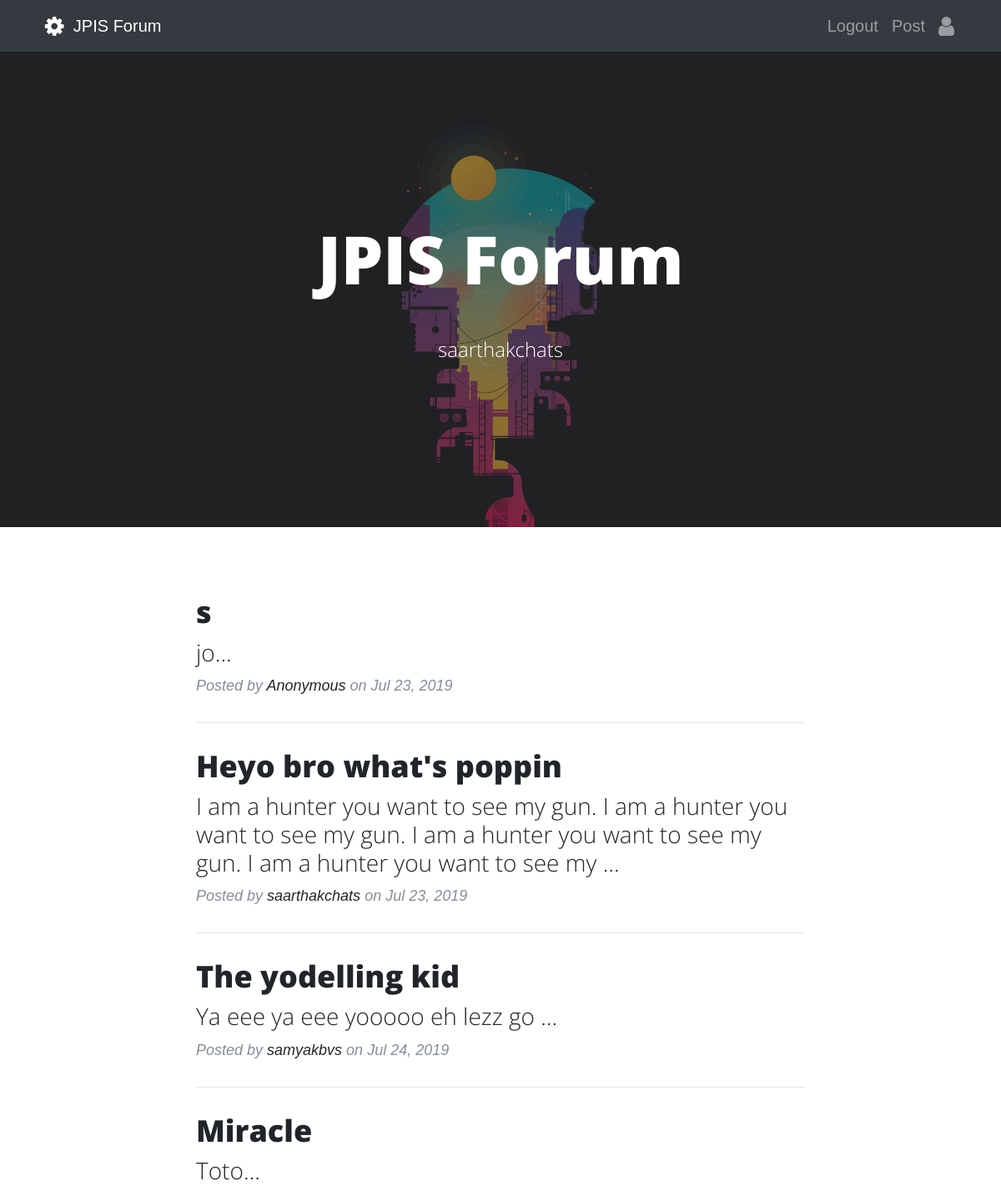
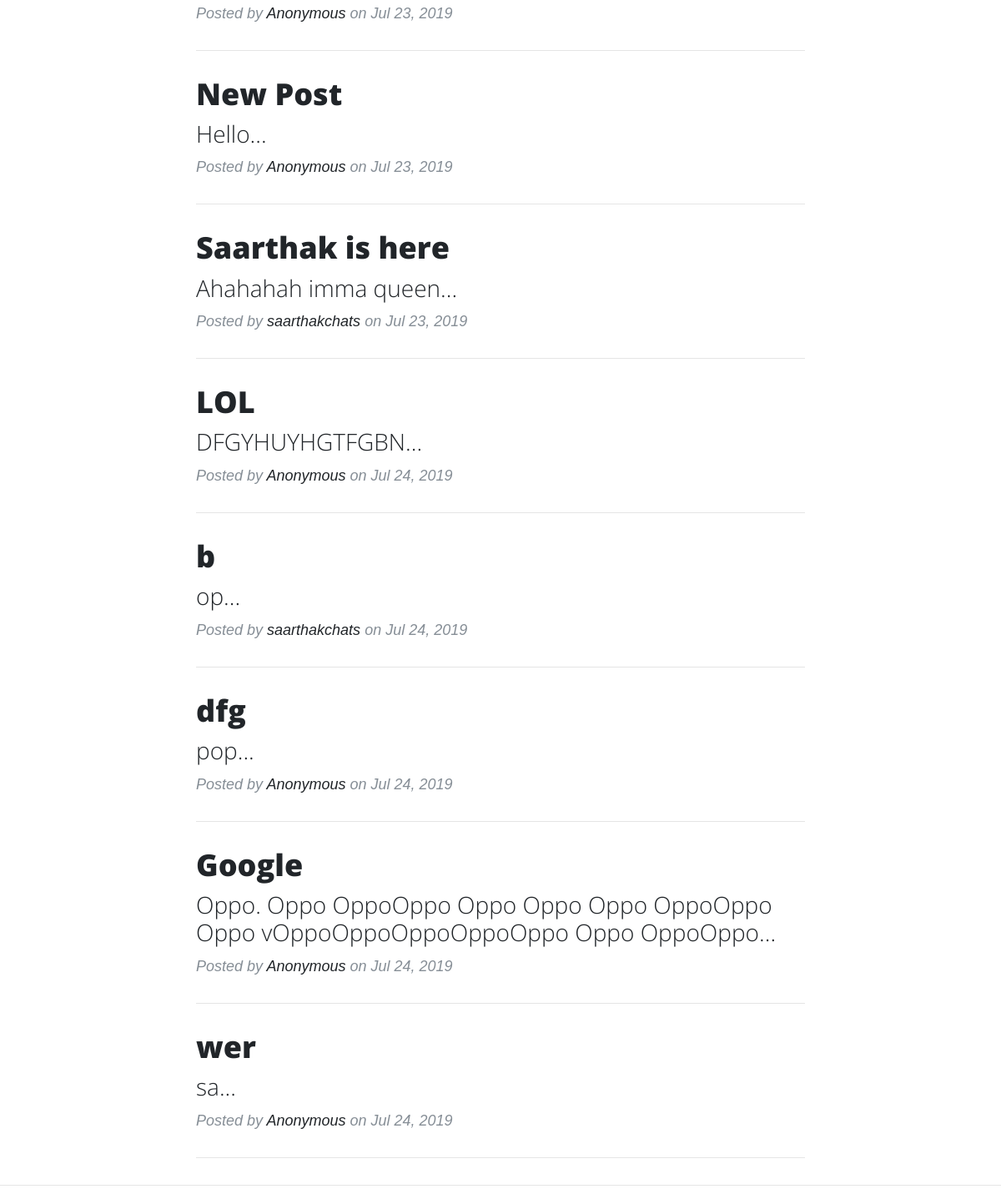
Screenshot of / (signed in) with the database file from the repository (2 pictures, top to bottom).
### posts/models.py (models this page shows, shortened)
class Post(models.Model):
    title = models.CharField(max_length=200)
    body = models.TextField()
    votes_total = models.IntegerField(default=0)
    pubdate = models.DateTimeField()
    hunter = models.ForeignKey(User, on_delete=models.CASCADE)
    anonymous = models.BooleanField(default=False)
    upvoted_users = models.TextField(default='')
    post_approved = models.BooleanField(default=False)
    def preview(self):
        return self.body[:150]
    def pretty_date(self):
        return self.pubdate.strftime('%b %e, %Y')

### posts/views.py (the view, shortened to what this page needs)
# urls.py: path('', posts.views.home, name='home'),
def home(request):
    if request.user.is_authenticated:
        if request.user.is_staff:
            posts = Post.objects.all().order_by('-votes_total')
            return render(request, 'posts/home.html', {'posts': posts})
    else:
        return render(request, 'posts/landing.html')

### posts/templates/posts/home.html (shortened to what this page needs)
{% load staticfiles %}
<!DOCTYPE html>
<html lang="en">
<head>
  <link rel="stylesheet" href="https://stackpath.bootstrapcdn.com/bootstrap/4.3.1/css/bootstrap.min.css">
  <link href="vendor/fontawesome-free/css/all.min.css" rel="stylesheet" type="text/css">
  <link rel="stylesheet" href="https://stackpath.bootstrapcdn.com/font-awesome/4.7.0/css/font-awesome.min.css">
  <link href="{% static 'css/clean-blog.css' %}" rel="stylesheet"><link rel="stylesheet" href="https://cdnjs.cloudflare.com/ajax/libs/font-awesome/4.7.0/css/font-awesome.min.css">
</head>
<body>
  <nav class="navbar navbar-expand-lg navbar-dark bg-dark pr-5 pl-5">
  <a class="navbar-brand" href="{% url 'home' %}"><i class="fa fa-cog fa-spin fa-lg fa-fw"></i> JPIS Forum</a>
  <div class="collapse navbar-collapse" id="navbarNavAltMarkup">
    <div class="navbar-nav ml-auto">
      {% if user.is_authenticated %}
          <form id="log" action="{% url 'logout' %}" method="POST" >
            <a class="nav-item nav-link" href="javascript:{document.getElementById('log').submit()}">Logout</a>
          </form>
          <a class="nav-item nav-link" href="{% url 'create' %}">Post</a>
          <a class="nav-item nav-link" href="{% url 'userpage' user.username %}"><i class="fa fa-user fa-lg"></i></a>
      {% else %}
      <a class="nav-item nav-link" href="{% url 'signup' %}">Sign Up</a>
      <a class="nav-item nav-link" href="{% url 'login' %}">Login</a>
      {% endif %}
    </div>
  </div>
  </nav>
  <header class="masthead" style="background-image: url({% static 'images/posts.jpg' %})">
    <div class="overlay"></div>
    <div class="container">
      <div class="row">
        <div class="col-lg-8 col-md-10 mx-auto">
          <div class="site-heading">
            <h1>JPIS Forum</h1>
            <br>
            <span class="subheading">{{ user.username }}</span>
          </div>
        </div>
      </div>
    </div>
  </header>
  <div class="container">
    <div class="row">
      <div class="col-lg-8 col-md-10 mx-auto">
        {% for post in posts.all %}
        <div class="post-preview">
          <a href="{% url 'detail' post.id %}">
            <h2 class="post-title">
              {{ post.title }}
            </h2>
            <h3 class="post-subtitle">
              {{ post.preview }}...
            </h3>
          </a>
          <p class="post-meta">Posted by
            {% if post.anonymous %}
            <a href="#">Anonymous</a>
            {% else %}
            <a href="{% url 'userpage' user.username %}">{{ post.hunter }}</a>
            {% endif %}
            on {{ post.pretty_date }}</p>
        </div>
        <hr>
        {% endfor %}
      </div>
    </div>
  </div>
  <hr>
</body>
</html>

### static/css/clean-blog.css (style rules this page uses)
body { font-size: 20px; color: #212529; font-family: 'Helvetica', 'Helvetica', serif; }
p { line-height: 1.5; margin: 30px 0; }
p a { text-decoration: underline; }
h1, h2, h3, h4, h5, h6 { font-weight: 800; font-family: 'Open Sans', 'Helvetica Neue', Helvetica, Arial, sans-serif; }
a { color: #212529; -webkit-transition: all 0.2s; transition: all 0.2s; }
header.masthead { margin-bottom: 50px; background: no-repeat center center; background-color: #868e96; background-attachment: scroll; position: relative; background-size: cover; }
header.masthead .overlay { position: absolute; top: 0; left: 0; height: 100%; width: 100%; background-color: #212529; opacity: 0.5; }
header.masthead .page-heading, header.masthead .post-heading, header.masthead .site-heading { padding: 200px 0 150px; color: white; }
@media only screen and (min-width: 768px) { header.masthead .page-heading, header.masthead .post-heading, header.masthead .site-heading { padding: 200px 0; } }
header.masthead .page-heading, header.masthead .site-heading { text-align: center; }
header.masthead .page-heading h1, header.masthead .site-heading h1 { font-size: 50px; margin-top: 0; }
header.masthead .page-heading .subheading, header.masthead .site-heading .subheading { font-size: 24px; font-weight: 300; line-height: 1.1; display: block; margin: 10px 0 0; font-family: 'Open Sans', 'Helvetica Neue', Helvetica, Arial, sans-serif; }
@media only screen and (min-width: 768px) { header.masthead .page-heading h1, header.masthead .site-heading h1 { font-size: 80px; } }
.post-preview > a { color: #212529; }
.post-preview > a > .post-title { font-size: 30px; margin-top: 30px; margin-bottom: 10px; }
.post-preview > a > .post-subtitle { font-weight: 300; margin: 0 0 10px; }
.post-preview > .post-meta { font-size: 18px; font-style: italic; margin-top: 0; color: #868e96; }
.post-preview > .post-meta > a { text-decoration: none; color: #212529; }
@media only screen and (min-width: 768px) { .post-preview > a > .post-title { font-size: 36px; } }

### rows the page displays
Post: title "s", preview "jo", anonymous "Anonymous", pretty_date "Jul 23, 2019"
Post: title "Heyo bro what's poppin", preview "I am a hunter you want to see my gun. I am a hunter you want to see my gun. I am a hunter you want to see my gun. I am a hunter you want to see my", hunter "saarthakchats", pretty_date "Jul 23, 2019"
Post: title "The yodelling kid", preview "Ya eee ya eee yooooo eh lezz go", hunter "samyakbvs", pretty_date "Jul 24, 2019"
Post: title "Miracle", preview "Toto", anonymous "Anonymous", pretty_date "Jul 23, 2019"
Post: title "New Post", preview "Hello", anonymous "Anonymous", pretty_date "Jul 23, 2019"
Post: title "Saarthak is here", preview "Ahahahah imma queen", hunter "saarthakchats", pretty_date "Jul 23, 2019"
Post: title "LOL", preview "DFGYHUYHGTFGBN", anonymous "Anonymous", pretty_date "Jul 24, 2019"
Post: title "b", preview "op", hunter "saarthakchats", pretty_date "Jul 24, 2019"
Post: title "dfg", preview "pop", anonymous "Anonymous", pretty_date "Jul 24, 2019"
Post: title "Google", preview "Oppo. Oppo OppoOppo Oppo Oppo Oppo OppoOppo Oppo vOppoOppoOppoOppoOppo Oppo OppoOppo", anonymous "Anonymous", pretty_date "Jul 24, 2019"
Post: title "wer", preview "sa", anonymous "Anonymous", pretty_date "Jul 24, 2019"

### other values shown
{{ user.username }} "saarthakchats"
